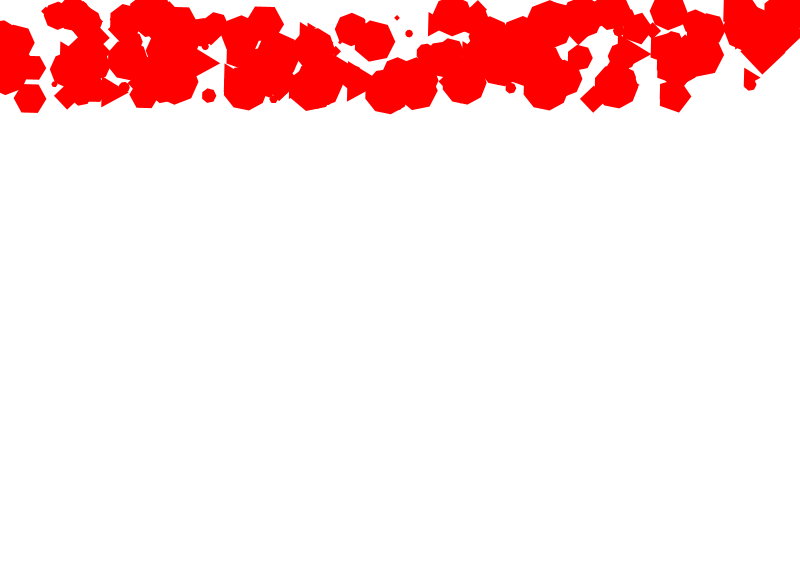
Frame 1 (no input)
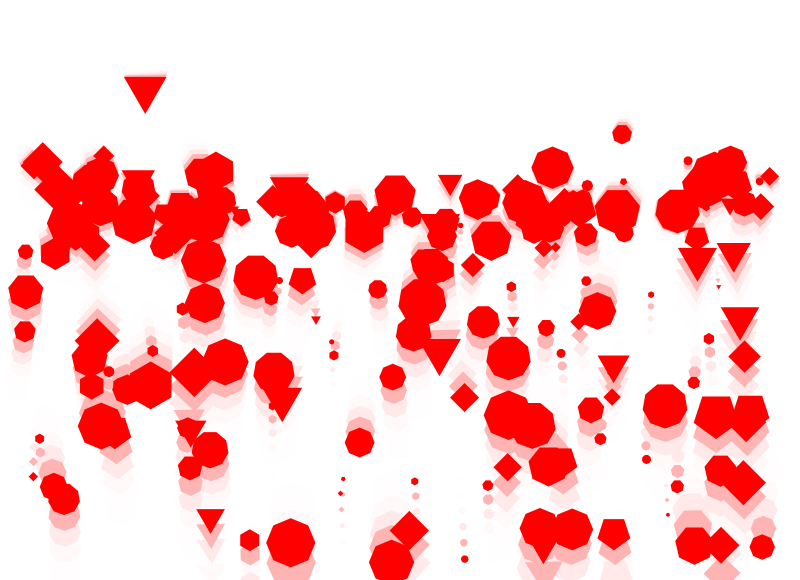
Frame 60 (the mouse pressed at the canvas centre just before this capture)
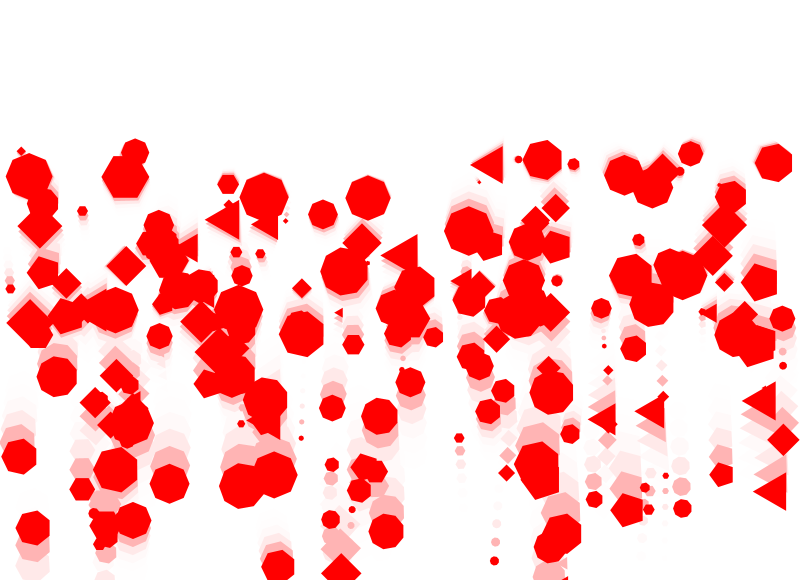
Frame 120 (the mouse held since frame 60 and released just before this capture)

The Processing sketch that drew these frames (run headless with seeded random() and noise(); from frame 60 on, the mouse is pressed at the canvas centre):

// Processing sketch: particle_example_04_copyOnly
// ── particle_example_04_copyOnly.pde
int polyCount = 200;
Polygon[] polys = new Polygon[polyCount];

void setup() {
  size(800, 580);
  background(255);

  //Polygon(int sides, PVector loc, float radius, PVector spd, float gravity)
  for (int i=0; i<polys.length; i++) {
    polys[i] = new Polygon(int(random(3, 10)), 
    new PVector(random(width), random(10, 100)), 
    random(2, 25), new PVector(random(-1.5, 1.5), random(-1.5, 1.5)), 
    random(.05, 1.2)
      );
  }
}

void draw() {
  fill(255, 180);
  noStroke();
  rect(0, 0, width, height);

  fill(255, 0, 0);
  for (int i=0; i<polys.length; i++) {
    polys[i].move();
    polys[i].polyRotate();
    polys[i].display();
    polys[i].collide();
  }
}


// ── Polygon.pde
class Polygon{
  
 //properties
 int sides;
 PVector loc;
 PVector spd = new PVector(1.2, 0);
 float radius;
 float gravity = .05;
 float friction = .95;
 float damping = .875;
 float rot;
 float rotSpd = 1.5;
 
 // cstrs
 Polygon(){
   this.sides = 3;
   this.loc = new PVector();
   this.radius = 1;
 }
 
 Polygon(int sides, PVector loc, float radius){
   this.sides = sides;
   this.loc = loc;
   this.radius = radius;
 }
 
 Polygon(int sides, PVector loc, float radius, PVector spd, float gravity){
   this.sides = sides;
   this.loc = loc;
   this.radius = radius;
   this.spd = spd;
   this.gravity = gravity;
 }
 
 void move(){
   spd.y += gravity;
   loc.add(spd);
 }
 
 void polyRotate(){
   rot += radians(rotSpd);
 }
 
 
 // methods
 void display(){
   // real time calculation
   float theta = 0.0;
   float x = 0.0;
   float y = 0.0;
   pushMatrix();
   translate(loc.x, loc.y);
   rotate(rot);
   beginShape();
   for(int i=0; i<sides; i++){
     x = cos(theta)*radius;
     y = sin(theta)*radius;
     vertex(x, y);
     theta += TWO_PI/sides;
   }
   endShape(CLOSE);
   popMatrix();
 }
 
 void collide(){
    if(loc.x > width - radius) {
    loc.x = width - radius;
    spd.x *= -1;
  } else
  
  if(loc.x < radius) {
    loc.x = radius;
    spd.x *=  -1;
  }
  
  if(loc.y > height - radius) {
    loc.y = height - radius;
    spd.y = spd.y * -1;
    spd.y *= damping;
    spd.x *= friction;
  } else 
  
  if(loc.y < radius) {
    loc.y =radius;
    spd.y = spd.y * -1;
  }
 }
 
 // getters/setters
  
  
}
